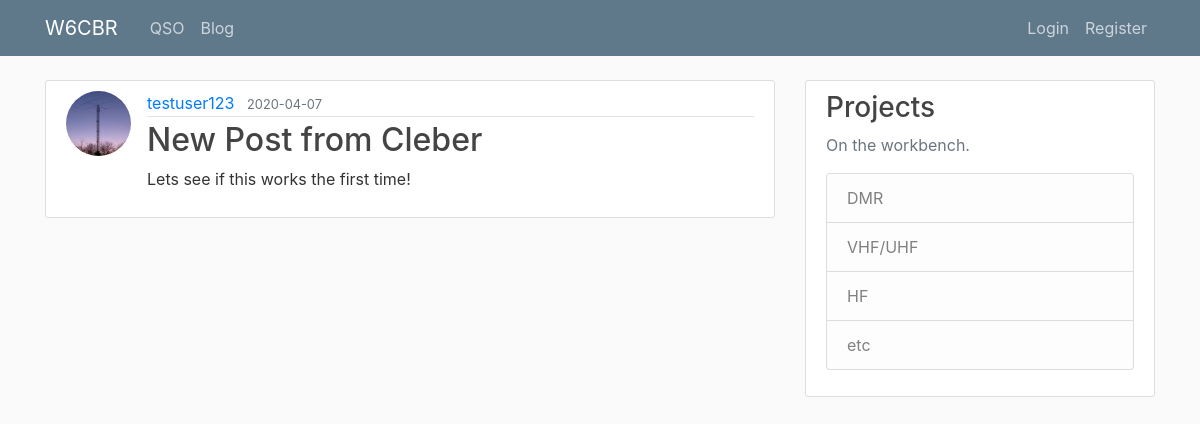
Before: /post/1 with the older database file.
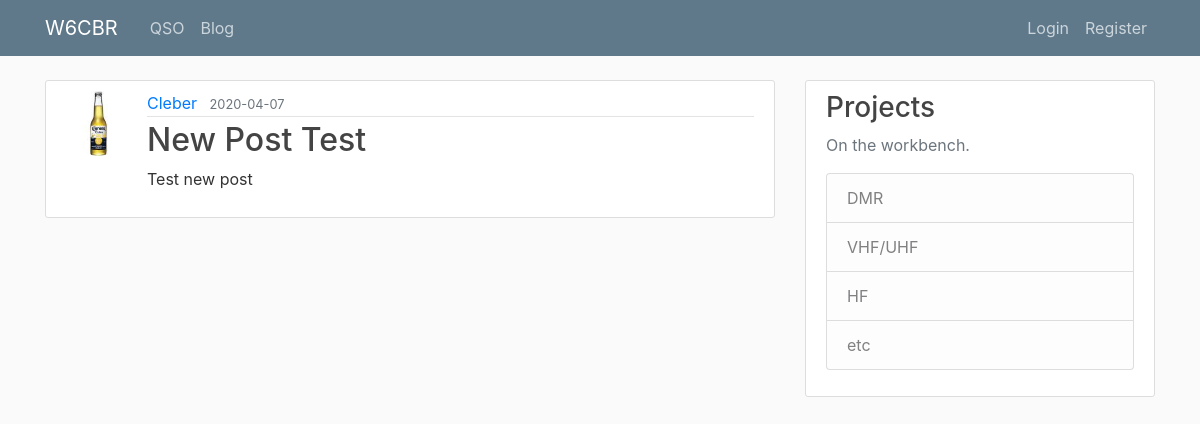
After: the same page with the newer database file.
### app/models.py (models this page shows, shortened)
class User(db.Model, UserMixin):
    id = db.Column(db.Integer, primary_key=True)
    username = db.Column(db.String(20), unique=True, nullable=False)
    email = db.Column(db.String(120), unique=True, nullable=False)
    image_file = db.Column(db.String(20), nullable=False, default='default.jpg')
    password = db.Column(db.String(60), nullable=False)
    posts = db.relationship('Post', backref='author', lazy=True)

class Post(db.Model):
    id = db.Column(db.Integer, primary_key=True)
    title = db.Column(db.String(100), nullable=False)
    date_posted = db.Column(db.DateTime, nullable=False, default=datetime.utcnow)
    content = db.Column(db.Text, nullable=False)
    user_id = db.Column(db.Integer, db.ForeignKey('user.id'), nullable=False)

### app/dashboard.py (the view)
@app.route("/post/<int:post_id>")
def post(post_id):
    post = Post.query.get_or_404(post_id)
    return render_template('/public/post.html', title=post.title, post=post)

### app/templates/public/post.html (shortened to what this page needs)
{% extends "/public/template/home_template.html" %}
{% block main %}
    <article class="media content-section">
      <img class="rounded-circle article-img" src="{{ url_for('static', filename='profile_pics/' + post.author.image_file) }}">
      <div class="media-body">
        <div class="article-metadata">
          <a class="mr-2" href="#">{{ post.author.username }}</a>
          <small class="text-muted">{{ post.date_posted.strftime('%Y-%m-%d') }}</small>
        </div>
        <h2 class="article-title">{{ post.title }}</h2>
        <p class="article-content">{{ post.content }}</p>
      </div>
    </article>
{% endblock %}

### app/templates/public/template/home_template.html (shortened to what this page needs)
<!doctype html>
<html lang="en">
  <head>
    <link rel="stylesheet" href="https://stackpath.bootstrapcdn.com/bootstrap/4.4.1/css/bootstrap.min.css">
    <link rel="stylesheet" type="text/css" href="{{ url_for('static', filename='css/main.css') }}">
  </head>
  <body>
      <header class="site-header">
      <nav class="navbar navbar-expand-md navbar-dark bg-steel fixed-top">
        <div class="container">
          <a class="navbar-brand mr-4" href="{{ url_for('index') }}">W6CBR</a>
          <div class="collapse navbar-collapse" id="navbarToggle">
            <div class="navbar-nav mr-auto">
              <a class="nav-item nav-link" href="{{ url_for('qso_list') }}">QSO</a>
              <a class="nav-item nav-link" href="{{ url_for('blog') }}">Blog</a>
            </div>
            <div class="navbar-nav">
              {% if current_user.is_authenticated %}
                <a class="nav-item nav-link" href="{{ url_for('dashboard') }}">Dashboard</a>
                <a class="nav-item nav-link" href="{{ url_for('new_post') }}">New Post</a>
                <a class="nav-item nav-link" href="{{ url_for('addqsotodb') }}">QSO Forms</a>
                <a class="nav-item nav-link" href="{{ url_for('account') }}">Account</a>
                <a class="nav-item nav-link" href="{{ url_for('logout') }}">Logout</a>
              {% else %}
                <a class="nav-item nav-link" href="{{ url_for('login') }}">Login</a>
                <a class="nav-item nav-link" href="{{ url_for('register') }}">Register</a>
              {% endif %}
            </div>
          </div>
        </div>
      </nav>
    </header>
    <main role="main" class="container">
      <div class="row">
        <div class="col-md-8">
          {% block main %}{% endblock %}
        </div>
        <div class="col-md-4">
          <div class="content-section">
            <h3>Projects</h3>
            <p class='text-muted'>On the workbench.
              <ul class="list-group">
                <li class="list-group-item list-group-item-light">DMR</li>
                <li class="list-group-item list-group-item-light">VHF/UHF</li>
                <li class="list-group-item list-group-item-light">HF</li>
                <li class="list-group-item list-group-item-light">etc</li>
              </ul>
            </p>
          </div>
        </div>
      </div>
    </main>
  </body>
</html>

### app/static/css/main.css (style rules this page uses)
body { background: #fafafa; color: #333333; margin-top: 5rem; }
h1, h2, h3, h4, h5, h6 { color: #444444; }
.bg-steel { background-color: #5f788a; }
.site-header .navbar-nav .nav-link { color: #cbd5db; }
.content-section { background: #ffffff; padding: 10px 20px; border: 1px solid #dddddd; border-radius: 3px; margin-bottom: 20px; }
.article-title { color: #444444; }
.article-content { white-space: pre-line; }
.article-img { height: 65px; width: 65px; margin-right: 16px; }
.article-metadata { padding-bottom: 1px; margin-bottom: 4px; border-bottom: 1px solid #e3e3e3 }

Changed rows visible on the page:
no longer on this page (row edited): User: image_file (picture), author.username "testuser123"
now on this page (row edited): User: image_file (picture), author.username "Cleber"
changed Post: title "New Post from Cleber" → "New Post Test"; content "Lets see if this works the first time!" → "Test new post"
